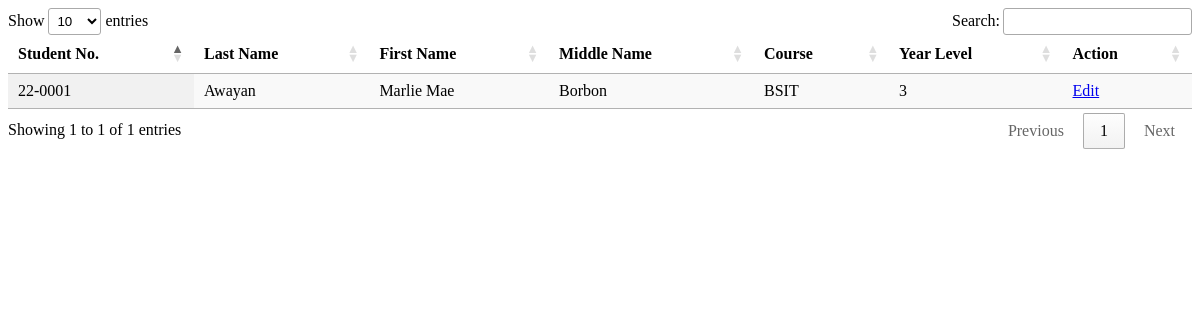
Before: /student-portal/student.php with the older database file.
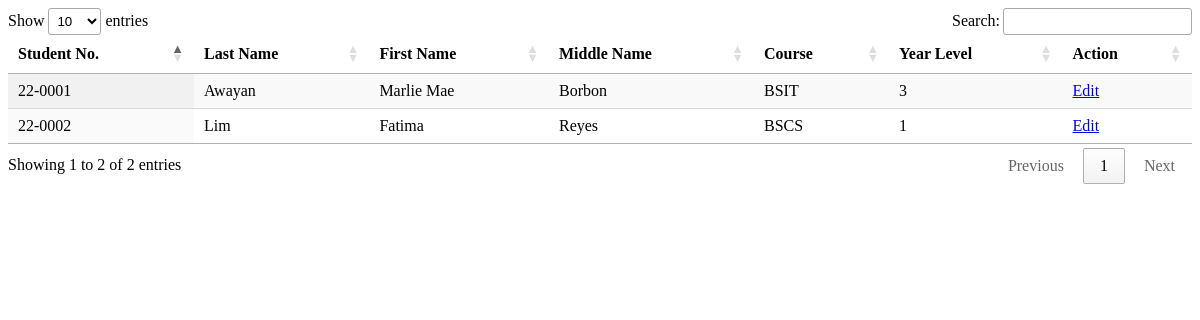
After: the same page with the newer database file.
### tables this page shows
CREATE TABLE `tbl_student_info` (
  `student_no` varchar(8) NOT NULL,
  `last_name` varchar(30) NOT NULL,
  `first_name` varchar(30) NOT NULL,
  `middle_name` varchar(30) NOT NULL,
  `course_code` varchar(20) NOT NULL,
  `year_level` int(1) NOT NULL,
  `password` text NOT NULL
);

### student-portal/student.php (the view, shortened to what this page needs)
<!DOCTYPE html>
<html>
    <head>
        <link rel="stylesheet" type="text/css" href="https://cdn.datatables.net/1.11.5/css/jquery.dataTables.css">
    </head>
    <body>
        <?php
            include("cn.php");
            $query = mysqli_query($connection, "SELECT * FROM tbl_student_info");
            $rows = mysqli_num_rows($query);
            if ($rows > 0) {
        ?>
        <table id="student_info" class="display">
            <thead>
                <tr>
                    <th>Student No.</th>
                    <th>Last Name</th>
                    <th>First Name</th>
                    <th>Middle Name</th>
                    <th>Course</th>
                    <th>Year Level</th>
                    <th>Action</th>
                </tr>
            </thead>
            <tbody>
                <?php
                    while ($data = mysqli_fetch_assoc($query)) {
                ?>
                <tr>
                    <td><?php echo $data['student_no']; ?></td>
                    <td><?php echo $data['last_name']; ?></td>
                    <td><?php echo $data['first_name']; ?></td>
                    <td><?php echo $data['middle_name']; ?></td>
                    <td><?php echo $data['course_code']; ?></td>
                    <td><?php echo $data['year_level']; ?></td>
                    <td>
                        <a href="student-edit.php?student_no=<?php echo $data['student_no']; ?>">Edit</a>
                    </td>
                </tr>
                <?php } ?>
            </tbody>
        </table>
        <?php } ?>
    </body>
</html>

Changed rows visible on the page:
added tbl_student_info: student_no "22-0002", last_name "Lim", first_name "Fatima", middle_name "Reyes", course_code "BSCS", year_level "1"
Other visible differences:
text written by a page script: "Show entries Search: Showing 1 to 1 of 1 entries Previous 1 Next" → "Show entries Search: Showing 1 to 2 of 2 entries Previous 1 Next"
